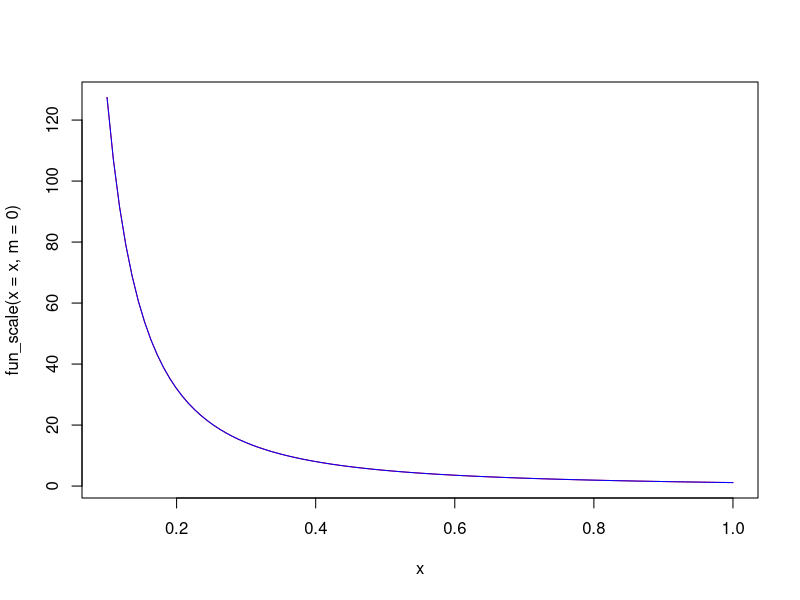
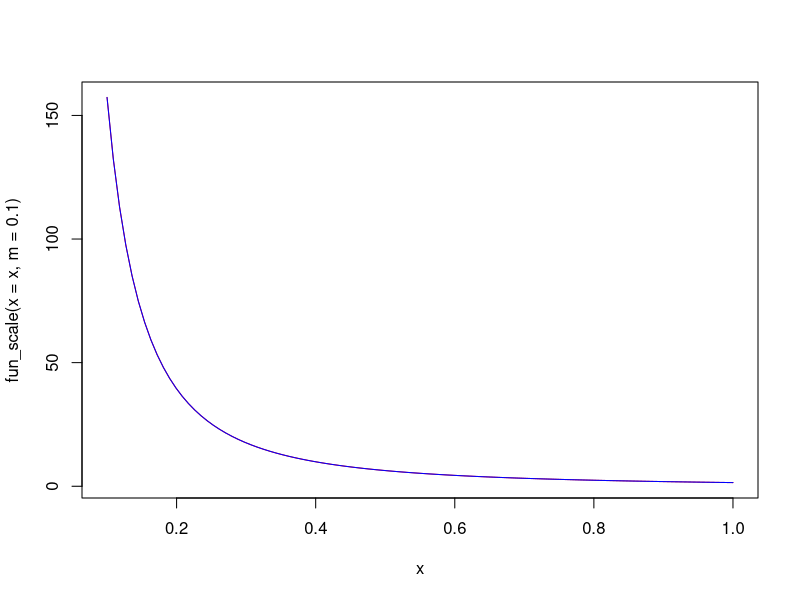
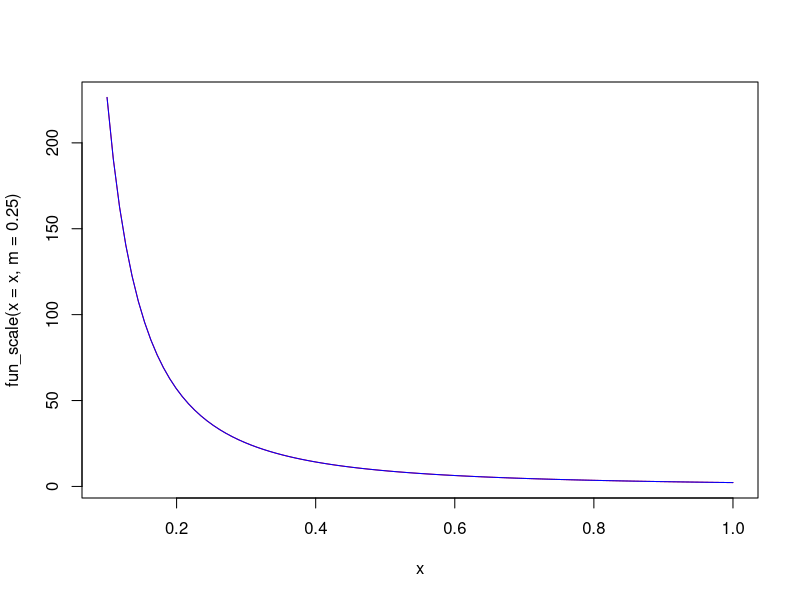
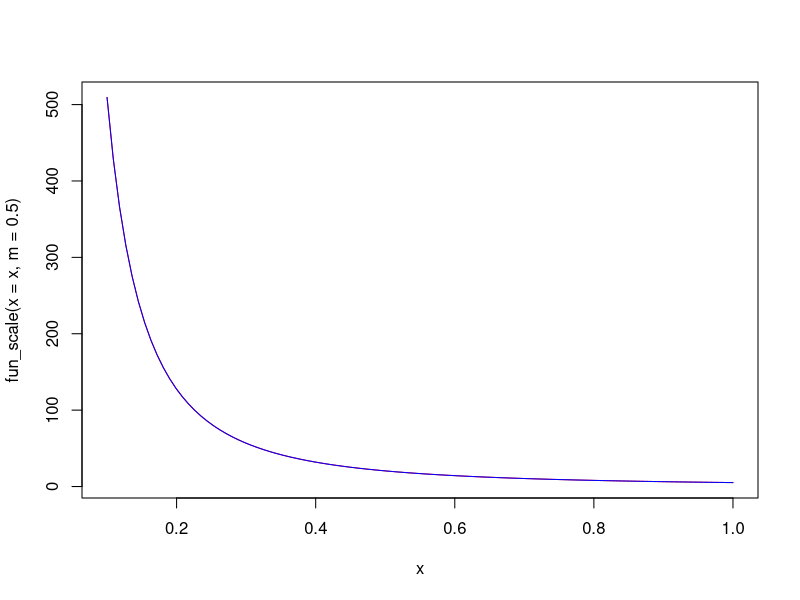
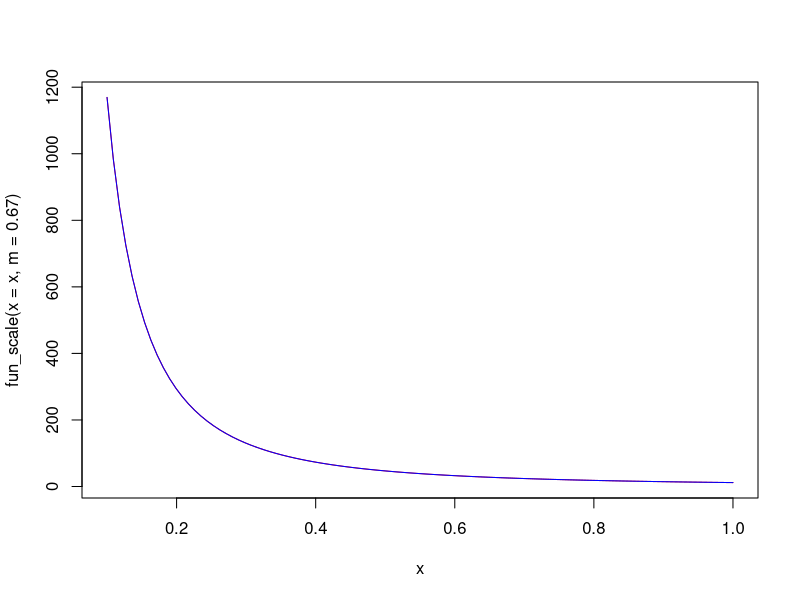
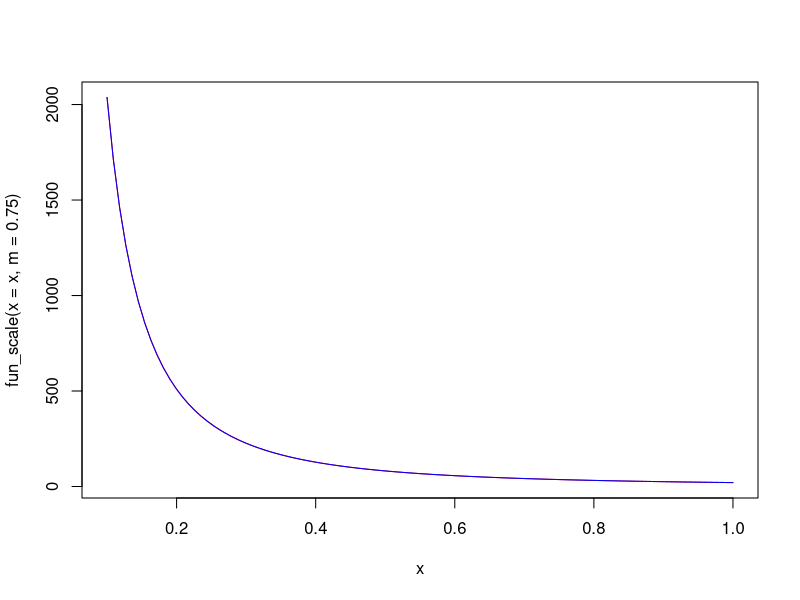
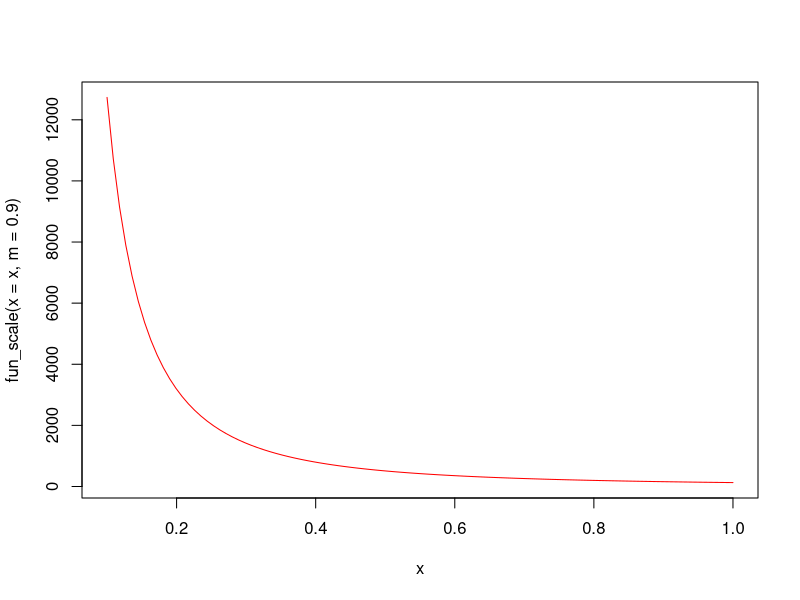
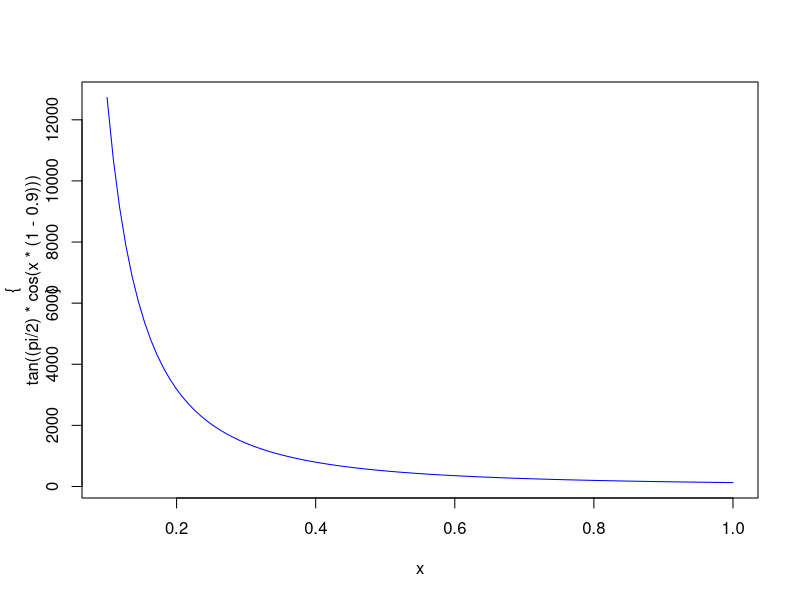

Reproduce these figures in R, in order.
fun_scale <- function(x, m){
  
  # ((1 - x) * (1 - m)) ^ - (x - m)
  # ((1 - x) * (1 - m)) ^ - (x - m)
  # 1 / m
  # (x/x) / (1 - m)
  # 1 / (1 + m)
  # 1 / ((1 - x) * (1 - m))
  # 1 / (x * (1 - m))
  # 1 / ((x / x) - m)
  # ((x/x) / (1 - m)) ^ (1 / (1 - x))
  # ((1 / m) - x) / m
  # tan(m * (pi / 2))
  tan((pi / 2) * cos(x * (1 - m)))
  # tan((pi / 2) * cos((pi / 2) * x * (1 - m)))
  # tan(acos(x * (1 - m)))
  
}

curve(fun_scale(x = x, m = 0), col = 'red', from = 0.1, to = 1); curve({tan((pi / 2) * cos(x * (1 - 0)))}, col = 'blue', add = T, from = 0.1, to = 1)
curve(fun_scale(x = x, m = 0.1), col = 'red', from = 0.1, to = 1); curve({tan((pi / 2) * cos(x * (1 - 0.1)))}, col = 'blue', add = T, from = 0.1, to = 1)
curve(fun_scale(x = x, m = 0.25), col = 'red', from = 0.1, to = 1); curve({tan((pi / 2) * cos(x * (1 - 0.25)))}, col = 'blue', add = T, from = 0.1, to = 1)
curve(fun_scale(x = x, m = 0.5), col = 'red', from = 0.1, to = 1); curve({tan((pi / 2) * cos(x * (1 - 0.5)))}, col = 'blue', add = T, from = 0.1, to = 1)
curve(fun_scale(x = x, m = 0.67), col = 'red', from = 0.1, to = 1); curve({tan((pi / 2) * cos(x * (1 - 0.67)))}, col = 'blue', add = T, from = 0.1, to = 1)
curve(fun_scale(x = x, m = 0.75), col = 'red', from = 0.1, to = 1); curve({tan((pi / 2) * cos(x * (1 - 0.75)))}, col = 'blue', add = T, from = 0.1, to = 1)
curve(fun_scale(x = x, m = 0.9), col = 'red', from = 0.1, to = 1); 
curve({tan((pi / 2) * cos(x * (1 - 0.9)))}, col = 'blue',from = 0.1, to = 1)
curve(fun_scale(x = x, m = 0.99), col = 'red', from = 0.1, to = 1); curve({tan((pi / 2) * cos(x * (1 - 0.99)))}, col = 'blue', add = T, from = 0.1, to = 1)
curve(fun_scale(x = x, m = 1), col = 'red', from = 0.1, to = 1); curve({tan((pi / 2) * cos(x * (1 - 1)))}, col = 'blue', add = T, from = 0.1, to = 1)

curve(fun_scale(x = x, m = 0), from = 0, to = 1, col = 'red')
# curve(fun_scale(x = x, m = 0), from = 0, to = 1, col = 'red')
curve(expr = 30 * (1 + x - x), from = 0, to = 1, add = T)


fun_scale(x = seq(0, 1, .1), m = 0) |> round(2) |> setNames(seq(0, 1, .1))
fun_scale(x = seq(0, 1, .1), m = 0.1) |> round(2) |> setNames(seq(0, 1, .1))
fun_scale(x = seq(0, 1, .1), m = 0.25) |> round(2) |> setNames(seq(0, 1, .1))
fun_scale(x = seq(0, 1, .1), m = 0.5) |> round(2) |> setNames(seq(0, 1, .1))
fun_scale(x = seq(0, 1, .1), m = 0.75) |> round(2) |> setNames(seq(0, 1, .1))
fun_scale(x = seq(0, 1, .1), m = 0.9) |> round(2) |> setNames(seq(0, 1, .1))
fun_scale(x = seq(0, 1, .1), m = 1) |> round(2) |> setNames(seq(0, 1, .1))

fun_eqvl <- function(x, m){
  # good models
  x ^ (
    (1 / x) ^
      (m / (1 - m))
  )
  
  # # # working, but not ideal
  # x ^ (m / (1 - m))
  # # default
  # # x ^ (1 / x)
  
  # # # non working
  # x ^ (
  #   (1 / x) ^
  #     (m / (1 - m))
  #   # (1 / (1 - m)) # not linear for m = 0
  # )
  # # linear interpolation
  # (x) * x + 
  #   (1 - x) * x ^ (1 / m)
  # # NaN
  # x ^ ((1 / x) * (m / (1 - m)))
  # x ^ ((1 - m) / x)
  # x ^ (m / x)
  
}

# fun_eqvl(0,1)
# fun_eqvl(0,0)
# 
# fun_eqvl(1,1)
# fun_eqvl(1,0)
# 
# fun_eqvl(0.9,1)
# fun_eqvl(0.5,1)
# fun_eqvl(0.25,1)
# fun_eqvl(0.1,1)
# fun_eqvl(0.99,1)
# fun_eqvl(1,1)
# 
# fun_eqvl(0.9,0.9)
# fun_eqvl(0.5,0.5)
# 
# fun_eqvl(0.7,0.9)
# fun_eqvl(0.3,0.5)
# 
# fun_eqvl(1,0.9)
# fun_eqvl(1,0.5)

(1 - .1) ^ (0.9 / (1 - 0.9))
(1 - .1) ^ (1 / 0.9)
(1 - .1) ^ 0.9
(1 - .1) ^ ((1 - 0.9) / 0.9)
(1 - .1) ^ (1 - 0.9)

fun_eqvl_logistic <- function(
    x
    , m
    , a = 0
    , b = 37
    , c = 1
    , k = x
    , nu = (1 - m) / (1 - x)
    , q = m * (1 - x)
){
  
  # generalized logistic function
  a +
    (k - a) / (
      (c + q * exp(- b * (x - m))) ^ (1 / nu)
    ) -> eqvl
  
  return(eqvl)
  
}

curve(1 / x, from = 0, to = 1)
curve(cos((1 - x) * (pi / 2)), from = 0, to = 1)
curve(exp(x), from = 0, to = 1)
curve(cos(1 - x), from = 0, to = 1)
curve(cosh(x), from = 0, to = 1)
curve(tanh((1 / (1 - x)) * (pi / 2)), from = 0, to = 1)
curve(1 / tanh(((1 - x) / x) * (pi / 2)), from = 0, to = 1)
curve(1 / tanh(((1 - x)) * (pi / 2)), from = 0, to = 1)
curve(1 / tan((1 - x) * (pi / 2)), from = 0, to = 1)
curve(1 / tan((x) * (pi / 2)), from = 0, to = 1)

fun_eqvl_logistic_trig <- function(
    x
    , m
    , a = 0
    # , b = 37
    # , b = tan(m * (pi / 2))
    # , b = tan((1 - x) * (pi / 2))
    # , b = tan(((1 - x) ^ m) * (pi / 2))
    # , b = tan((1 - x ^ m) * (pi / 2))
    # , b = tan(((1 - x) ^ (1 - m)) * (pi / 2))
    # , b = tan((1 - x * (1 - m)) * (pi / 2))

    # , b = tan((1 - x) * (pi / 2))

    # , b = tan((1 - x * (1 - m)) * (pi / 2))

    # , b = tan(((1 - x * (1 - m)) ^ (x * (1 - m))) * (pi / 2))
    # , b = tan(((1 - x * (1 - m)) ^ (x * (1 - m))) * (pi / 2))
    # , b = tan((1 - x * (1 - m)) * (pi / 2))

    # , b = tan(((1 - x * (1 - m)) ^ (1 - m)) * (pi / 2))

    # , b = tan(
    #   (pi / 2) ^ (
    #     cos((pi / 2) * (x * (1 - m)))
    #   ))

    , b = tan((pi / 2) * (cos((pi / 2) * x * (1 - m))) ^ (1 - m))
    # , b = tan((pi / 2) * (cos((pi / 2) * x * (1 - m))) ^ x)
    # , b = tan((pi / 2) * (cos((pi / 2) * x * (1 - m))) ^ m)
    
    # , b = tan((pi / 2) * (cos((pi / 2) * x * (1 - m))) ^ (1 - m))
    # , b = tan((pi / 2) * (cos((pi / 2) * x * (1 - m))) ^ ((1 - m) * x))
    # , b = tan((pi / 2) * (cos((pi / 2) * x)) ^ ((1 - m) * x))
    # , b = tan((pi / 2) * (cos((pi / 2) * (1 - m) * x)) ^ x)
    
    # , b = tan(acos((x * (1 - m)) ^ (1 / x)))
    # , b = tan(acos((x * (1 - m)) ^ (1 / m)))
    , c = 1
    , q = m * (1 - x)
    , k = x
    , nu = x / m
){

  # generalized logistic function
  a +
    (k - a) / (
      (c + q * exp(- b * (x - m))) ^ (1 / nu)
    ) -> eqvl

  return(eqvl)

}

# fun_eqvl(seq(0, 1, .1), m = 0) |> round(2) |> setNames(seq(0, 1, .1))
# fun_eqvl(seq(0, 1, .1), m = 0.25) |> round(2) |> setNames(seq(0, 1, .1))
# fun_eqvl(seq(0, 1, .1), m = 0.5) |> round(2) |> setNames(seq(0, 1, .1))
# fun_eqvl(seq(0, 1, .1), m = 0.75) |> round(2) |> setNames(seq(0, 1, .1))
# fun_eqvl(seq(0, 1, .1), m = 0.9) |> round(2) |> setNames(seq(0, 1, .1))
# fun_eqvl(seq(0, 1, .1), m = 0.95) |> round(2) |> setNames(seq(0, 1, .1))
# fun_eqvl(seq(0, 1, .1), m = 0.99) |> round(2) |> setNames(seq(0, 1, .1))
# fun_eqvl(seq(0, 1, .1), m = 1) |> round(2) |> setNames(seq(0, 1, .1))

curve(fun_eqvl_logistic_trig(x = x, m = 0), col = 'red'); curve(fun_eqvl_logistic(x = x, m = 0, b = 37, nu = (1 - 0) / (1 - x)), col = 'blue', add = T); curve(x ^ 1, add = T)
curve(fun_eqvl_logistic_trig(x = x, m = 0.01), col = 'red'); curve(fun_eqvl_logistic(x = x, m = 0.01, b = 37, nu = (1 - 0.01) / (1 - x)), col = 'blue', add = T); curve(x ^ 1, add = T)
curve(fun_eqvl_logistic_trig(x = x, m = 0.1), col = 'red'); curve(fun_eqvl_logistic(x = x, m = 0.1, b = 37, nu = (1 - 0.1) / (1 - x)), col = 'blue', add = T); curve(x ^ 1, add = T)
curve(fun_eqvl_logistic_trig(x = x, m = 0.25), col = 'red'); curve(fun_eqvl_logistic(x = x, m = 0.25, b = 37, nu = (1 - 0.25) / (1 - x)), col = 'blue', add = T); curve(x ^ 1, add = T)
curve(fun_eqvl_logistic_trig(x = x, m = 0.5), col = 'red'); curve(fun_eqvl_logistic(x = x, m = 0.5, b = 37, nu = (1 - 0.5) / (1 - x)), col = 'blue', add = T); curve(x ^ 1, add = T)
curve(fun_eqvl_logistic_trig(x = x, m = 0.67), col = 'red'); curve(fun_eqvl_logistic(x = x, m = 0.67, b = 37, nu = (1 - 0.67) / (1 - x)), col = 'blue', add = T); curve(x ^ 1, add = T)
curve(fun_eqvl_logistic_trig(x = x, m = 0.75), col = 'red'); curve(fun_eqvl_logistic(x = x, m = 0.75, b = 37, nu = (1 - 0.75) / (1 - x)), col = 'blue', add = T); curve(x ^ 1, add = T)
curve(fun_eqvl_logistic_trig(x = x, m = 0.9), col = 'red'); curve(fun_eqvl_logistic(x = x, m = 0.9, b = 37, nu = (1 - 0.9) / (1 - x)), col = 'blue', add = T); curve(x ^ 1, add = T)
curve(fun_eqvl_logistic_trig(x = x, m = 0.95), col = 'red'); curve(fun_eqvl_logistic(x = x, m = 0.95, b = 37, nu = (1 - 0.95) / (1 - x)), col = 'blue', add = T); curve(x ^ 1, add = T)
curve(fun_eqvl_logistic_trig(x = x, m = 0.99), col = 'red'); curve(fun_eqvl_logistic(x = x, m = 0.99, b = 37, nu = (1 - 0.99) / (1 - x)), col = 'blue', add = T); curve(x ^ 1, add = T)
curve(fun_eqvl_logistic_trig(x = x, m = 1), col = 'red'); curve(fun_eqvl_logistic(x = x, m = 1, b = 37, nu = (1 - 1) / (1 - x)), col = 'blue', add = T); curve(x ^ 1, add = T)

curve(fun_eqvl_logistic_trig(x = x, m = 0), col = 'red'); curve(x ^ 1, add = T)
curve(fun_eqvl_logistic_trig(x = x, m = 0.01), col = 'red'); curve(x ^ 1, add = T)
curve(fun_eqvl_logistic_trig(x = x, m = 0.1), col = 'red'); curve(x ^ 1, add = T)
curve(fun_eqvl_logistic_trig(x = x, m = 0.25), col = 'red'); curve(x ^ 1, add = T)
curve(fun_eqvl_logistic_trig(x = x, m = 0.5), col = 'red'); curve(x ^ 1, add = T)
curve(fun_eqvl_logistic_trig(x = x, m = 0.67), col = 'red'); curve(x ^ 1, add = T)
curve(fun_eqvl_logistic_trig(x = x, m = 0.75), col = 'red'); curve(x ^ 1, add = T)
curve(fun_eqvl_logistic_trig(x = x, m = 0.9), col = 'red'); curve(x ^ 1, add = T)
curve(fun_eqvl_logistic_trig(x = x, m = 0.95), col = 'red'); curve(x ^ 1, add = T)
curve(fun_eqvl_logistic_trig(x = x, m = 0.99), col = 'red'); curve(x ^ 1, add = T)
curve(fun_eqvl_logistic_trig(x = x, m = 1), col = 'red'); curve(x ^ 1, add = T)

# curve(fun_eqvl_logistic(x = x, m = 0), col = 'red'); curve(fun_eqvl(x = x, m = 0), col = 'blue', add = T); curve(x ^ 1, add = T)
# curve(fun_eqvl_logistic(x = x, m = 0.01), col = 'red'); curve(fun_eqvl(x = x, m = 0.01), col = 'blue', add = T); curve(x ^ 1, add = T)
# curve(fun_eqvl_logistic(x = x, m = 0.1), col = 'red'); curve(fun_eqvl(x = x, m = 0.1), col = 'blue', add = T); curve(x ^ 1, add = T)
# curve(fun_eqvl_logistic(x = x, m = 0.25), col = 'red'); curve(fun_eqvl(x = x, m = 0.25), col = 'blue', add = T); curve(x ^ 1, add = T)
# curve(fun_eqvl_logistic(x = x, m = 0.5), col = 'red'); curve(fun_eqvl(x = x, m = 0.5), col = 'blue', add = T); curve(x ^ 1, add = T)
# curve(fun_eqvl_logistic(x = x, m = 0.67), col = 'red'); curve(fun_eqvl(x = x, m = 0.5), col = 'blue', add = T); curve(x ^ 1, add = T)
# curve(fun_eqvl_logistic(x = x, m = 0.75), col = 'red'); curve(fun_eqvl(x = x, m = 0.75), col = 'blue', add = T); curve(x ^ 1, add = T)
# curve(fun_eqvl_logistic(x = x, m = 0.9), col = 'red'); curve(fun_eqvl(x = x, m = 0.9), col = 'blue', add = T); curve(x ^ 1, add = T)
# curve(fun_eqvl_logistic(x = x, m = 0.95), col = 'red'); curve(fun_eqvl(x = x, m = 0.95), col = 'blue', add = T); curve(x ^ 1, add = T)
# curve(fun_eqvl_logistic(x = x, m = 0.99), col = 'red'); curve(fun_eqvl(x = x, m = 0.99), col = 'blue', add = T); curve(x ^ 1, add = T)
# curve(fun_eqvl_logistic(x = x, m = 1), col = 'red'); curve(fun_eqvl(x = x, m = 1), col = 'blue', add = T); curve(x ^ 1, add = T)

fun_eqvl_logistic_trig(seq(0, 1, .1), m = 0) |> round(2) |> setNames(seq(0, 1, .1))
fun_eqvl_logistic_trig(seq(0, 1, .1), m = 0.01) |> round(2) |> setNames(seq(0, 1, .1))
fun_eqvl_logistic_trig(seq(0, 1, .1), m = 0.1) |> round(2) |> setNames(seq(0, 1, .1))
fun_eqvl_logistic_trig(seq(0, 1, .1), m = 0.25) |> round(2) |> setNames(seq(0, 1, .1))
fun_eqvl_logistic_trig(seq(0, 1, .1), m = 0.5) |> round(2) |> setNames(seq(0, 1, .1))
fun_eqvl_logistic_trig(seq(0, 1, .1), m = 0.67) |> round(2) |> setNames(seq(0, 1, .1))
fun_eqvl_logistic_trig(seq(0, 1, .1), m = 0.75) |> round(2) |> setNames(seq(0, 1, .1))
fun_eqvl_logistic_trig(seq(0, 1, .1), m = 0.9) |> round(2) |> setNames(seq(0, 1, .1))
fun_eqvl_logistic_trig(seq(0, 1, .1), m = 0.95) |> round(2) |> setNames(seq(0, 1, .1))
fun_eqvl_logistic_trig(seq(0, 1, .1), m = 0.99) |> round(2) |> setNames(seq(0, 1, .1))
fun_eqvl_logistic_trig(seq(0, 1, .1), m = 1) |> round(2) |> setNames(seq(0, 1, .1))

# curve(fun_eqvl_logistic(x = x, m = 0), col = 'red'); curve(x ^ 1, add = T)
# curve(fun_eqvl_logistic(x = x, m = 0.01), col = 'red'); curve(x ^ 1, add = T)
# curve(fun_eqvl_logistic(x = x, m = 0.1), col = 'red'); curve(x ^ 1, add = T)
# curve(fun_eqvl_logistic(x = x, m = 0.25), col = 'red'); curve(x ^ 1, add = T)
# curve(fun_eqvl_logistic(x = x, m = 0.5), col = 'red'); curve(x ^ 1, add = T)
# curve(fun_eqvl_logistic(x = x, m = 0.75), col = 'red'); curve(x ^ 1, add = T)
# curve(fun_eqvl_logistic(x = x, m = 0.9), col = 'red'); curve(x ^ 1, add = T)
# curve(fun_eqvl_logistic(x = x, m = 0.95), col = 'red'); curve(x ^ 1, add = T)
# curve(fun_eqvl_logistic(x = x, m = 0.99), col = 'red'); curve(x ^ 1, add = T)
# curve(fun_eqvl_logistic(x = x, m = 1), col = 'red'); curve(x ^ 1, add = T)

# curve(fun_eqvl(x = x, t = 0), col = 'red'); curve(x ^ 1, add = T)
# curve(fun_eqvl(x = x, t = 0.25), col = 'red'); curve(x ^ 1, add = T)
# curve(fun_eqvl(x = x, t = 0.5), col = 'red'); curve(x ^ 1, add = T)
# curve(fun_eqvl(x = x, t = 0.75), col = 'red'); curve(x ^ 1, add = T)
# curve(fun_eqvl(x = x, t = 0.9), col = 'red'); curve(x ^ 1, add = T)
# curve(fun_eqvl(x = x, t = 0.95), col = 'red'); curve(x ^ 1, add = T)
# curve(fun_eqvl(x = x, t = 0.99), col = 'red'); curve(x ^ 1, add = T)
# curve(fun_eqvl(x = x, t = 1), col = 'red'); curve(x ^ 1, add = T)
 